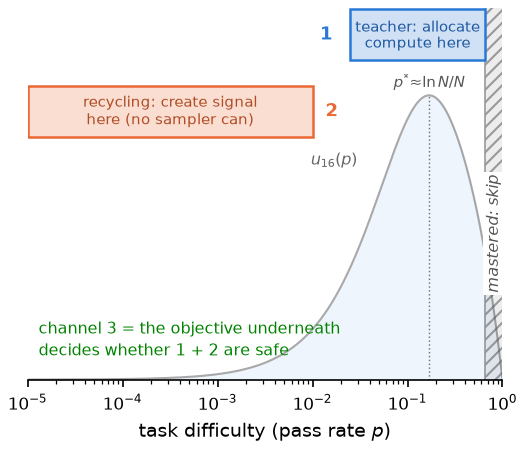

Recreate this plot in Python.
#!/usr/bin/env python
"""Figure 5 — the three channels of Section 6, on one difficulty axis.

x: task difficulty as pass rate p (log scale, 1e-5 .. 1).
Bands: channel 1 (teacher, blue) on the frontier around p* ~ ln N / N;
channel 2 (recycling, orange) on the dead zone p < 1e-2; hatched gray
"mastered: skip" as p -> 1.  u_16(p) overlaid faintly for reference.
Channel 3 (the objective) is the safety rule underneath, annotated in
green at the bottom.
"""
import os

import matplotlib

matplotlib.use("Agg")
import matplotlib.pyplot as plt
import numpy as np

HERE = os.path.dirname(os.path.abspath(__file__))

BLUE = "#2a78d6"    # channel 1: teacher / allocation
ORANGE = "#eb6834"  # channel 2: recycling / creation
GREEN = "#008300"   # channel 3: objective / safety
GRAY = "#555555"    # neutral

plt.rcParams.update({
    "font.size": 9,
    "axes.labelsize": 9,
    "xtick.labelsize": 8,
    "ytick.labelsize": 8,
    "axes.spines.top": False,
    "axes.spines.right": False,
    "axes.linewidth": 0.8,
    "pdf.fonttype": 42,
    "ps.fonttype": 42,
})


def tint(hex_color, f):
    """Blend hex color toward white by fraction f in [0, 1]."""
    r, g, b = (int(hex_color[i:i + 2], 16) / 255 for i in (1, 3, 5))
    return tuple(c + (1 - c) * f for c in (r, g, b))


def shade(hex_color, f):
    """Blend hex color toward black by fraction f in [0, 1]."""
    r, g, b = (int(hex_color[i:i + 2], 16) / 255 for i in (1, 3, 5))
    return tuple(c * (1 - f) for c in (r, g, b))


N = 16
p = np.logspace(-5, 0, 1500)
u16 = (1.0 - (1.0 - p) ** N) - p
p_star = 1.0 - N ** (-1.0 / (N - 1))          # ~ ln N / N ~ 0.169
u_star = (1.0 - (1.0 - p_star) ** N) - p_star  # ~ 0.77

# band edges (p units)
FRONTIER = (0.025, 0.65)    # ~half-max support of u_16
DEAD = (1e-5, 1e-2)         # channel 2: no sampler reaches here
MASTERED = (0.65, 1.0)      # skip

fig, ax = plt.subplots(figsize=(3.5, 3.0))
ax.set_xscale("log")
ax.set_xlim(1e-5, 1.0)
ax.set_ylim(0, 1.02)

# ------------------------------------------------- mastered hatch (back)
ax.axvspan(*MASTERED, facecolor="0.93", edgecolor="0.60", lw=0.0,
           hatch="////", zorder=0)
ax.axvline(MASTERED[0], color="0.60", lw=0.8, zorder=1)
ax.text(0.81, 0.40, "mastered: skip", fontsize=7.5, color=GRAY,
        ha="center", va="center", rotation=90, style="italic",
        bbox=dict(facecolor="white", edgecolor="none", pad=1.2),
        zorder=3)

# ------------------------------------------------- u_16 reference curve
ax.fill_between(p, 0, u16, color=BLUE, alpha=0.07, lw=0, zorder=1)
ax.plot(p, u16, color=GRAY, lw=1.0, alpha=0.5, zorder=2)
ax.text(0.030, 0.60, r"$u_{16}(p)$", fontsize=7.5, color=GRAY,
        alpha=0.9, ha="right", va="center")

# p* marker: dotted drop line + label just above the peak
ax.plot([p_star, p_star], [0, u_star], color=GRAY, lw=0.7, ls=":",
        alpha=0.8, zorder=2)
ax.text(p_star, 0.815, r"$p^{*}\!\approx\!\ln N/N$", fontsize=7,
        color=GRAY, ha="center", va="center", zorder=3)

# ------------------------------------------------- channel bands (lanes)
def band(x0, x1, y0, y1, color, num, num_x, label):
    ax.axvspan(x0, x1, ymin=y0 / 1.02, ymax=y1 / 1.02,
               facecolor=tint(color, 0.78), edgecolor=color, lw=1.2,
               zorder=4)
    cx = np.sqrt(x0 * x1)
    cy = 0.5 * (y0 + y1)
    ax.text(cx, cy, label, fontsize=7, color=shade(color, 0.25),
            ha="center", va="center", linespacing=1.2, zorder=5)
    ax.text(num_x, cy, num, fontsize=8.5, color=color,
            ha="center", va="center", fontweight="bold", zorder=5)


# channel 1: teacher (blue), frontier lane (top); "1" sits left of band
band(*FRONTIER, 0.875, 1.015, BLUE, "1", 0.014,
     "teacher: allocate\ncompute here")

# channel 2: recycling (orange), dead-zone lane; "2" sits right of band
band(*DEAD, 0.665, 0.805, ORANGE, "2", 0.016,
     "recycling: create signal\nhere (no sampler can)")

# ------------------------------------------------- channel 3 annotation
ax.text(1.3e-5, 0.055,
        "channel 3 = the objective underneath\n"
        "decides whether 1 + 2 are safe",
        fontsize=7.5, color=GREEN, ha="left", va="bottom",
        linespacing=1.3, zorder=5)

ax.set_xlabel("task difficulty (pass rate $p$)")
ax.set_yticks([])
ax.spines["left"].set_visible(False)
ax.set_xticks([1e-5, 1e-4, 1e-3, 1e-2, 1e-1, 1e0])

fig.tight_layout(pad=0.4)
fig.savefig(os.path.join(HERE, "fig5_channels.pdf"))
fig.savefig(os.path.join(HERE, "fig5_channels.png"), dpi=150)
print("wrote fig5_channels.pdf / .png")
